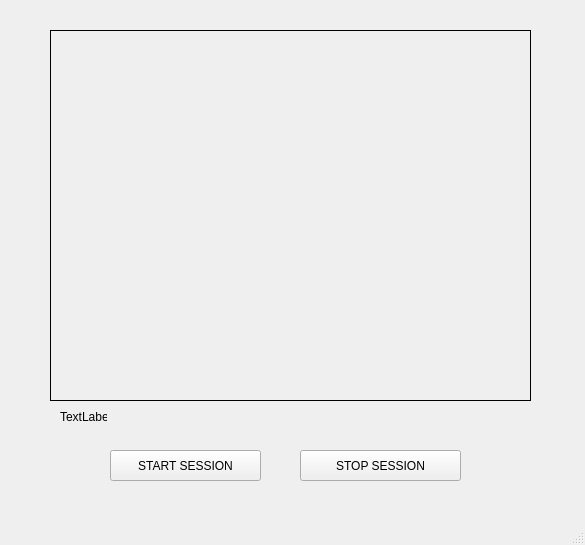
<?xml version="1.0" encoding="UTF-8"?>
<ui version="4.0">
 <class>MainWindow</class>
 <widget class="QMainWindow" name="MainWindow">
  <property name="geometry">
   <rect>
    <x>0</x>
    <y>0</y>
    <width>585</width>
    <height>545</height>
   </rect>
  </property>
  <property name="windowTitle">
   <string>MainWindow</string>
  </property>
  <property name="styleSheet">
   <string notr="true"/>
  </property>
  <widget class="QWidget" name="centralwidget">
   <widget class="QLabel" name="baseImage">
    <property name="geometry">
     <rect>
      <x>50</x>
      <y>30</y>
      <width>481</width>
      <height>371</height>
     </rect>
    </property>
    <property name="frameShape">
     <enum>QFrame::Box</enum>
    </property>
    <property name="text">
     <string/>
    </property>
   </widget>
   <widget class="QPushButton" name="stopButton">
    <property name="geometry">
     <rect>
      <x>300</x>
      <y>450</y>
      <width>161</width>
      <height>31</height>
     </rect>
    </property>
    <property name="text">
     <string>STOP SESSION</string>
    </property>
   </widget>
   <widget class="QPushButton" name="startButton">
    <property name="geometry">
     <rect>
      <x>110</x>
      <y>450</y>
      <width>151</width>
      <height>31</height>
     </rect>
    </property>
    <property name="text">
     <string>START SESSION</string>
    </property>
   </widget>
   <widget class="QLabel" name="focuslabel">
    <property name="geometry">
     <rect>
      <x>60</x>
      <y>410</y>
      <width>47</width>
      <height>13</height>
     </rect>
    </property>
    <property name="text">
     <string>TextLabel</string>
    </property>
   </widget>
  </widget>
  <widget class="QMenuBar" name="menubar">
   <property name="geometry">
    <rect>
     <x>0</x>
     <y>0</y>
     <width>585</width>
     <height>21</height>
    </rect>
   </property>
  </widget>
  <widget class="QStatusBar" name="statusbar"/>
 </widget>
 <resources/>
 <connections/>
</ui>
